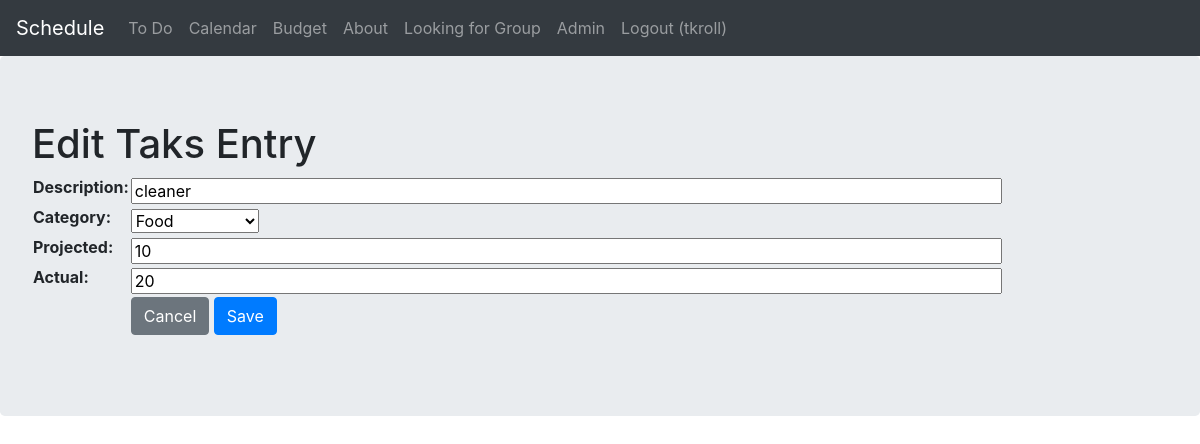
Screenshot of /budget/edit/5/ (signed in) with the database file from the repository.
### budget/models.py (models this page shows)
class BudgetEntry(models.Model):
    user = models.ForeignKey(User, on_delete=models.CASCADE)
    description = models.CharField(max_length=128)
    category = models.ForeignKey(BudgetCategory, on_delete=models.CASCADE)
    projected = models.CharField(max_length=20, default='0')
    actual = models.CharField(max_length=20, default='0')
    is_completed = models.BooleanField(default=False)

class BudgetCategory(models.Model):
    category = models.CharField(max_length=128)
    def __str__(self):
        return self.category

### budget/views.py (the view, shortened to what this page needs)
# urls.py: path('budget/edit/<int:id>/', budget_views.edit),
@login_required(login_url='/login/')
def edit(request, id):
    if (request.method == "GET"):
        budgetEntry = BudgetEntry.objects.get(id=id)
        form = BudgetEntryForm(instance=budgetEntry)
        context = {"form_data": form}
        return render(request, 'budget/edit.html', context)

### budget/forms.py
class BudgetEntryForm(forms.ModelForm):
    description = forms.CharField(widget=forms.TextInput(attrs={'size': '80'}))
    category = forms.ModelChoiceField(queryset=BudgetCategory.objects.all())
    projected = forms.CharField(widget=forms.TextInput(attrs={'size': '80'}))
    actual = forms.CharField(widget=forms.TextInput(attrs={'size': '80'}))
    class Meta():
        model = BudgetEntry
        fields = ('description', 'category', 'projected', 'actual')

### templates/budget/edit.html (shortened to what this page needs)
<html>
  <head>
    {% include "bootstrap.html" %}
  </head>
  <body>
    {% include "nav.html" %}
    <div class="jumbotron">
      <h1>Edit Taks Entry</h1>
      <form method="POST">
        <table>
          {{ form_data.as_table }}
          <tr>
            <td></td>
            <td>
              <a href="/budget/" class="btn btn-secondary">Cancel</a>
              <input type="submit" class="btn btn-primary" name="edit" value="Save">
            </td>
          </tr>
        </table>
      </form>
    </div>
  </body>
</html>

### templates/nav.html
<nav class="navbar navbar-expand-lg navbar-dark bg-dark">
  <a class="navbar-brand" href="/">Schedule</a>
  <div class="collapse navbar-collapse" id="navbarSupportedContent">
    <ul class="navbar-nav mr-auto">
      <li class="nav-item">
        <a class="nav-link" href="/tasks/">To Do</a>
      </li>
      <li class="nav-item">
        <a class="nav-link" href="/calendar/">Calendar</a>
      </li>
      <li class="nav-item">
        <a class="nav-link" href="/budget/">Budget</a>
      </li>
      <li class="nav-item">
        <a class="nav-link" href="/about/">About</a>
      </li>
      <li>
        <a class="nav-link" href="/LFG/">Looking for Group</a>
      </li>
      <li class="nav-item">
        <a class="nav-link" href="/admin" target="_blank">Admin</a>
      </li>
      {% if user.is_authenticated %}
      <li>
        <a class="nav-link" href="/logout/">Logout ({{user.username}})</a>
      </li>
      {% else %}
      <li>
        <a class="nav-link" href="/login/">Login</a>
      </li>
      {% endif %}
  </div>
</nav>

### rows the page displays
BudgetEntry: description "cleaner", projected "10", actual "20"
BudgetCategory: category "Food"

### other values shown
{{ user.username }} "tkroll"
